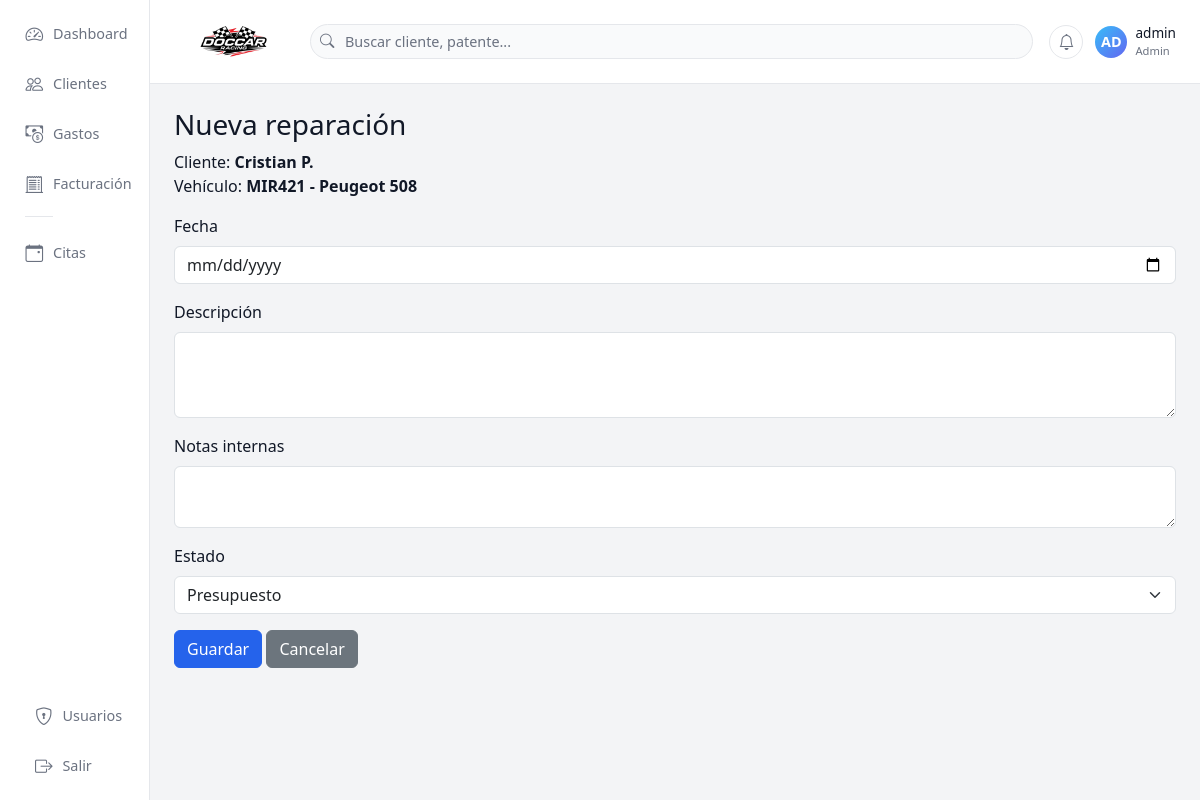
The app's page /vehiculos/15/reparaciones/nueva (signed in) with its own data.
### tables this page shows
CREATE TABLE clientes (
        id INTEGER PRIMARY KEY AUTOINCREMENT,
        nombre TEXT,
        apellido TEXT,
        telefono TEXT,
        email TEXT,
        direccion TEXT,
        notas TEXT
    , documento TEXT, razon_social TEXT);

CREATE TABLE vehiculos (
        id INTEGER PRIMARY KEY AUTOINCREMENT,
        cliente_id INTEGER,
        patente TEXT,
        marca TEXT,
        modelo TEXT,
        anio TEXT,
        km TEXT,
        notas TEXT,
        FOREIGN KEY(cliente_id) REFERENCES clientes(id)
    );

### app.py (the view, shortened to what this page needs)
@app.route("/vehiculos/<int:vehiculo_id>/reparaciones/nueva", methods=["GET", "POST"])
@login_required
def reparacion_nueva(vehiculo_id):
    con = get_con()
    cur = con.cursor()
    cur.execute("SELECT * FROM vehiculos WHERE id=?", (vehiculo_id,))
    vehiculo = cur.fetchone()
    if not vehiculo:
        con.close()
        return redirect(url_for("clientes"))
    cliente_id = vehiculo["cliente_id"]
    cur.execute("SELECT * FROM clientes WHERE id=?", (cliente_id,))
    cliente = cur.fetchone()
    con.close()
    return render_template("reparacion_form.html", cliente=cliente, vehiculo=vehiculo, estados=ESTADOS)

### app.py (called while the page is built)
def get_con():
    con = sqlite3.connect(DB_NAME)
    con.row_factory = sqlite3.Row
    return con

def login_required(f):
    @wraps(f)
    def wrapper(*args, **kwargs):
        if "user_id" not in session:
            return redirect(url_for("login"))
        return f(*args, **kwargs)
    return wrapper

### templates/reparacion_form.html
{% extends "base.html" %}
{% block contenido %}
<h3>
    {% if reparacion %}
        Editar reparación
    {% else %}
        Nueva reparación
    {% endif %}
</h3>
<p>
    Cliente: <strong>{{ cliente.nombre }} {{ cliente.apellido }}</strong><br>
    Vehículo: <strong>{{ vehiculo.patente }} - {{ vehiculo.marca }} {{ vehiculo.modelo }}</strong>
</p>
{% if reparacion %}
    {% set estado_actual = reparacion.estado %}
{% else %}
    {% set estado_actual = "Presupuesto" %}
{% endif %}
<form method="POST">
    <div class="mb-3">
        <label class="form-label">Fecha</label>
        <input
            type="date"
            class="form-control"
            name="fecha"
            value="{{ reparacion.fecha if reparacion else '' }}"
            required
        >
    </div>
    <div class="mb-3">
        <label class="form-label">Descripción</label>
        <textarea
            class="form-control"
            name="descripcion"
            rows="3"
        >{{ reparacion.descripcion if reparacion else '' }}</textarea>
    </div>
    <div class="mb-3">
        <label class="form-label">Notas internas</label>
        <textarea
            class="form-control"
            name="notas"
            rows="2"
        >{{ reparacion.notas if reparacion else '' }}</textarea>
    </div>
    <div class="mb-3">
        <label class="form-label">Estado</label>
        <select name="estado" class="form-select">
            {% for e in estados %}
                <option value="{{ e }}"
                    {% if estado_actual == e %}selected{% endif %}>
                    {{ e }}
                </option>
            {% endfor %}
        </select>
    </div>
    <button class="btn btn-primary">Guardar</button>
    <a href="{{ url_for('reparaciones_vehiculo', vehiculo_id=vehiculo.id) }}"
       class="btn btn-secondary">
        Cancelar
    </a>
</form>
{% endblock %}

### templates/base.html (style rules this page uses)
:root { --bg-app: #f3f4f6; --bg-sidebar: #ffffff; --bg-topbar: #ffffff; --bg-card: #ffffff; --border-soft: #e5e7eb; --text-main: #111827; --text-muted: #6b7280; --primary: #2563eb; --success: #16a34a; --danger: #dc2626; }
* { box-sizing: border-box; }
body { margin: 0; min-height: 100vh; background: var(--bg-app); color: var(--text-main); font-family: system-ui, -apple-system, BlinkMacSystemFont, "Segoe UI", sans-serif; }
a { text-decoration: none; color: inherit; }
.btn-primary { background-color: var(--primary); border-color: var(--primary); }

### records on screen
clientes: nombre "Cristian", apellido "P."
vehiculos: patente "MIR421", marca "Peugeot", modelo "508"

### other values on screen
{{ uname[:2].upper() }} "AD"
{{ session.get("username", "Usuario") }} "admin"
{{ session.get("rol", "operador")|capitalize }} "Admin"
form field estado "Presupuesto"
